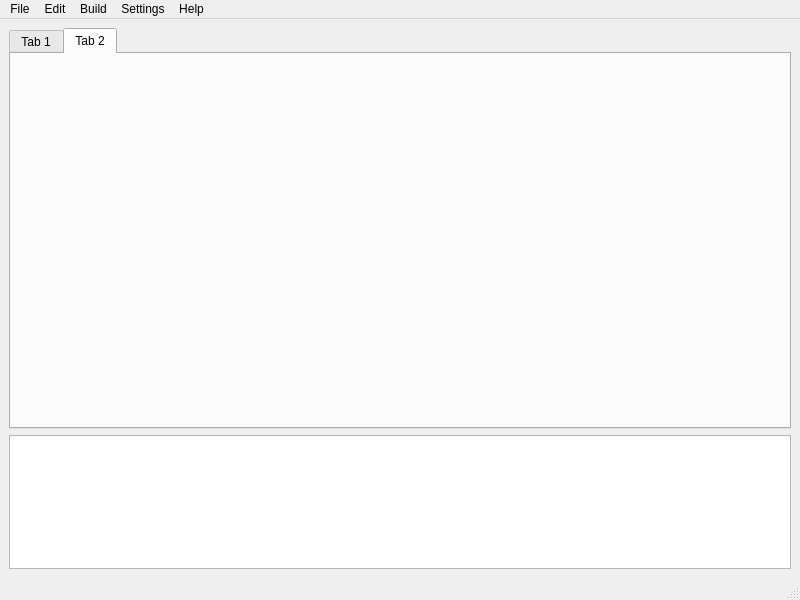
<?xml version="1.0" encoding="UTF-8"?>
<ui version="4.0">
 <class>MainWindow</class>
 <widget class="QMainWindow" name="MainWindow">
  <property name="geometry">
   <rect>
    <x>0</x>
    <y>0</y>
    <width>800</width>
    <height>600</height>
   </rect>
  </property>
  <property name="windowTitle">
   <string>MainWindow</string>
  </property>
  <widget class="QWidget" name="centralwidget">
   <layout class="QVBoxLayout" name="verticalLayout">
    <item>
     <widget class="QTabWidget" name="tabWidget">
      <property name="sizePolicy">
       <sizepolicy hsizetype="Expanding" vsizetype="Expanding">
        <horstretch>2</horstretch>
        <verstretch>3</verstretch>
       </sizepolicy>
      </property>
      <property name="currentIndex">
       <number>1</number>
      </property>
      <widget class="QWidget" name="tab">
       <attribute name="title">
        <string>Tab 1</string>
       </attribute>
       <layout class="QVBoxLayout" name="verticalLayout_2">
        <item>
         <layout class="QGridLayout" name="gridLayout">
          <item row="0" column="0" rowspan="3">
           <widget class="QListWidget" name="listWidget">
            <property name="sizePolicy">
             <sizepolicy hsizetype="Expanding" vsizetype="Expanding">
              <horstretch>0</horstretch>
              <verstretch>0</verstretch>
             </sizepolicy>
            </property>
           </widget>
          </item>
          <item row="2" column="1">
           <widget class="QPushButton" name="pushButton_Delete">
            <property name="text">
             <string>Delete</string>
            </property>
           </widget>
          </item>
          <item row="1" column="1">
           <widget class="QPushButton" name="pushButton_Edit">
            <property name="text">
             <string>Edit</string>
            </property>
           </widget>
          </item>
         </layout>
        </item>
       </layout>
      </widget>
      <widget class="QWidget" name="tab_2">
       <attribute name="title">
        <string>Tab 2</string>
       </attribute>
      </widget>
     </widget>
    </item>
    <item>
     <widget class="QTextBrowser" name="textBrowser">
      <property name="sizePolicy">
       <sizepolicy hsizetype="Expanding" vsizetype="Expanding">
        <horstretch>1</horstretch>
        <verstretch>1</verstretch>
       </sizepolicy>
      </property>
     </widget>
    </item>
   </layout>
  </widget>
  <widget class="QMenuBar" name="menubar">
   <property name="geometry">
    <rect>
     <x>0</x>
     <y>0</y>
     <width>800</width>
     <height>21</height>
    </rect>
   </property>
   <widget class="QMenu" name="menuFile">
    <property name="title">
     <string>File</string>
    </property>
    <addaction name="actionOpen"/>
    <addaction name="actionRecent"/>
    <addaction name="actionSave"/>
    <addaction name="actionQuit"/>
   </widget>
   <widget class="QMenu" name="menuEdit">
    <property name="title">
     <string>Edit</string>
    </property>
    <widget class="QMenu" name="menuView">
     <property name="title">
      <string>View</string>
     </property>
     <addaction name="actionXML_Editor"/>
     <addaction name="actionVisual_Editor"/>
    </widget>
    <addaction name="menuView"/>
    <addaction name="separator"/>
    <addaction name="actionCut"/>
    <addaction name="actionCopy"/>
    <addaction name="actionPaste"/>
    <addaction name="actionDelete"/>
    <addaction name="separator"/>
    <addaction name="actionFind_Replace"/>
   </widget>
   <widget class="QMenu" name="menuBuild">
    <property name="title">
     <string>Build</string>
    </property>
    <addaction name="actionRun_Debugger"/>
   </widget>
   <widget class="QMenu" name="menuSettings">
    <property name="title">
     <string>Settings</string>
    </property>
    <addaction name="actionConfigure_Haruko"/>
   </widget>
   <widget class="QMenu" name="menuHelp">
    <property name="title">
     <string>Help</string>
    </property>
    <addaction name="actionHelp_Document"/>
    <addaction name="separator"/>
    <addaction name="actionAbout_Haruko"/>
    <addaction name="actionLicensing_Information"/>
    <addaction name="actionAbout_Qt"/>
   </widget>
   <addaction name="menuFile"/>
   <addaction name="menuEdit"/>
   <addaction name="menuBuild"/>
   <addaction name="menuSettings"/>
   <addaction name="menuHelp"/>
  </widget>
  <widget class="QStatusBar" name="statusbar"/>
  <action name="actionOpen">
   <property name="text">
    <string>Open</string>
   </property>
  </action>
  <action name="actionSave">
   <property name="text">
    <string>Save</string>
   </property>
  </action>
  <action name="actionR">
   <property name="text">
    <string>R</string>
   </property>
  </action>
  <action name="actionRecent">
   <property name="text">
    <string>Recent</string>
   </property>
  </action>
  <action name="actionQuit">
   <property name="text">
    <string>Quit</string>
   </property>
  </action>
  <action name="actionXML_Editor">
   <property name="text">
    <string>XML Editor</string>
   </property>
  </action>
  <action name="actionVisual_Editor">
   <property name="text">
    <string>Visual Editor</string>
   </property>
  </action>
  <action name="actionCut">
   <property name="text">
    <string>Cut</string>
   </property>
  </action>
  <action name="actionCopy">
   <property name="text">
    <string>Copy</string>
   </property>
  </action>
  <action name="actionPaste">
   <property name="text">
    <string>Paste</string>
   </property>
  </action>
  <action name="actionDelete">
   <property name="text">
    <string>Delete</string>
   </property>
  </action>
  <action name="actionFind_Replace">
   <property name="text">
    <string>Find and Replace</string>
   </property>
  </action>
  <action name="actionConfigure_Haruko">
   <property name="text">
    <string>Configure Haruko</string>
   </property>
  </action>
  <action name="actionHelp_Document">
   <property name="text">
    <string>Help Document</string>
   </property>
  </action>
  <action name="actionAbout_Haruko">
   <property name="text">
    <string>About Haruko</string>
   </property>
  </action>
  <action name="actionLicensing_Information">
   <property name="text">
    <string>Licensing Information</string>
   </property>
  </action>
  <action name="actionAbout_Qt">
   <property name="text">
    <string>About Qt</string>
   </property>
  </action>
  <action name="actionRun_Debugger">
   <property name="text">
    <string>Run Debugger</string>
   </property>
  </action>
 </widget>
 <resources/>
 <connections/>
</ui>
